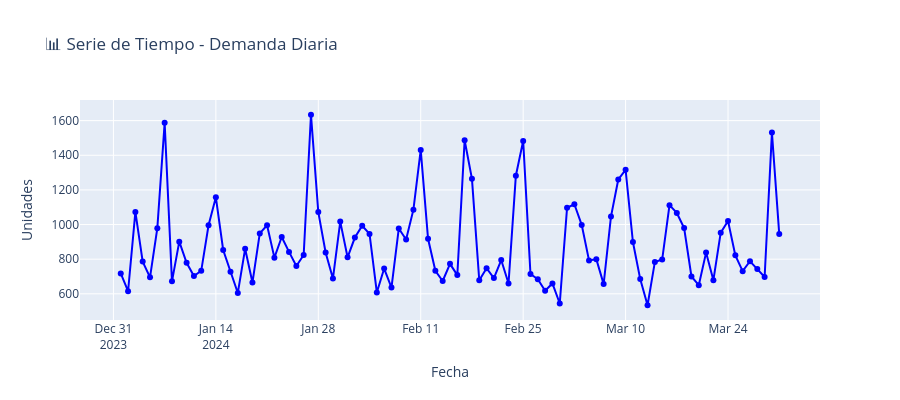

Here is the notebook cell this chart was saved with:
### Markdown cell above
## 🔍 Análisis Exploratorio de Serie de Tiempo

### Code cell
# Visualizar serie original
fig = go.Figure()
fig.add_trace(go.Scatter(
    x=daily_demand.index,
    y=daily_demand.values,
    mode='lines+markers',
    name='Demanda Diaria',
    line=dict(color='blue', width=2)
))
fig.update_layout(
    title="📊 Serie de Tiempo - Demanda Diaria",
    xaxis_title="Fecha",
    yaxis_title="Unidades",
    height=400
)
fig.show()

# Estadísticas descriptivas
print(f"\n📈 Estadísticas:")
print(f"   Media: {daily_demand.mean():.0f} unidades/día")
print(f"   Desv. Std: {daily_demand.std():.0f}")
print(f"   CV: {(daily_demand.std()/daily_demand.mean()*100):.1f}%")
